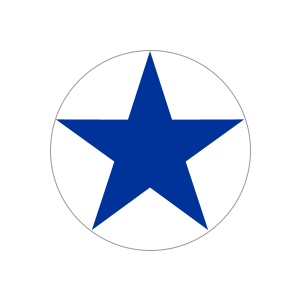
Frame 1 (no input)
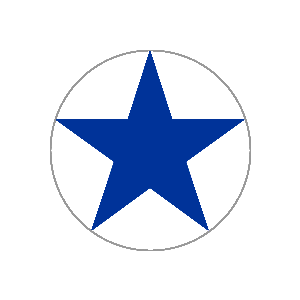
Frame 60 (the mouse pressed at the canvas centre just before this capture)
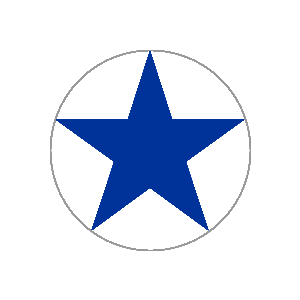
Frame 120 (the mouse held since frame 60 and released just before this capture)

The Processing sketch that drew these frames (run headless with seeded random() and noise(); from frame 60 on, the mouse is pressed at the canvas centre):

// Processing sketch: fp_pg_q_04_13
// ── fp_pg_q_04_13.pde
// 半径の値が簡単に変更可能なように，変数を用いて★を描画するプログラムを作成せよ．
void setup() {
  size(300, 300);
  background(255, 255, 255);
}

void draw() {
  float r = 100;
  //
  strokeWeight(1);
  stroke(153, 153, 153);
  noFill();
  ellipse(width/2, height/2, 2 * r, 2 * r);
  //
  noStroke();
  fill(0, 51, 153);
  star(width/2, height/2, (r - 1), (r*0.75)/2, 5, PI/2);
}

//------------------------------------------------------------------//
// int x Center x coordinate
// int y Center y coordinate
// float CircumscribedCircle Radius of circumscribed circle
// float InscribedCircle Radius of inscribed circle
// int p denominator rate
// float rotatete Rotational correction rate
//------------------------------------------------------------------//
void star(float x, float y, float CircumscribedCircle, float InscribedCircle, int p, float rotatete) {
  int cnt = p * 2;
  float radius = 0;

  // http://www.d-improvement.jp/learning/processing/2011-a/08.html
  pushMatrix();
  translate(x, y);
  rotate(rotatete);
  beginShape();
  for (int i = 1; i <= cnt; i++) {
    if (i % 2 == 0) {
      radius = InscribedCircle;
    } else {
      radius = CircumscribedCircle;
    }
    vertex(radius * cos(radians(360 * i/cnt)), radius * sin(radians(360 * i/cnt)));
  }
  endShape(CLOSE);
  popMatrix();
}
